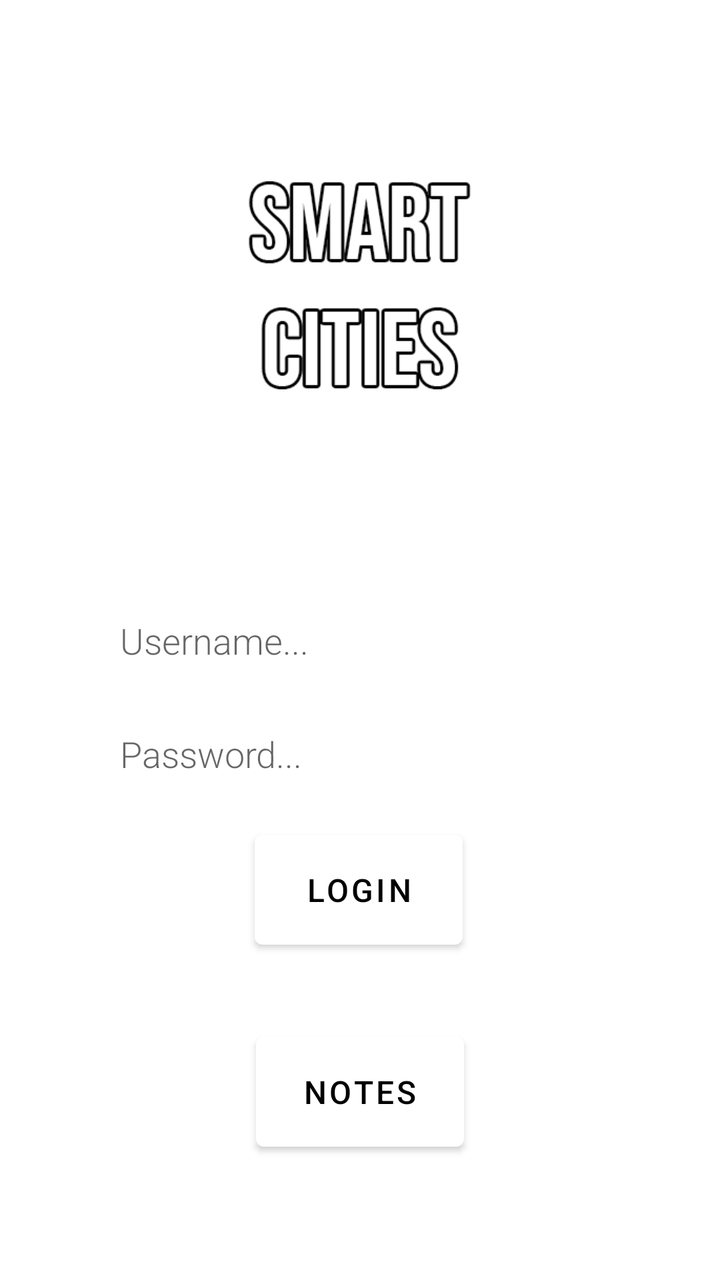
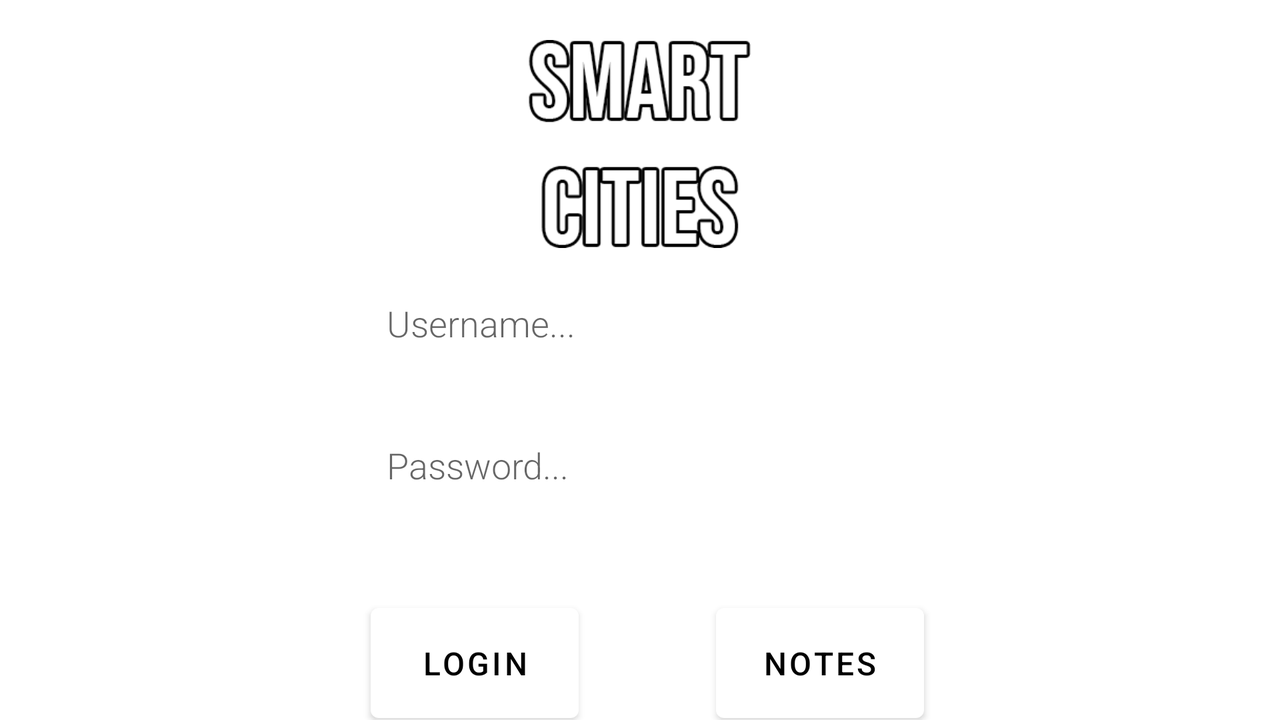

The same Android screen from two of the app's own layout files: first res/layout/ as a phone draws it, then the repository's variant for another configuration, drawn on a device whose configuration selects that folder. Both files follow.
<!-- AndroidManifest.xml: application theme Theme.CMtrab1 -->
<!-- res/layout/activity_main.xml -->
<?xml version="1.0" encoding="utf-8"?>
<androidx.constraintlayout.widget.ConstraintLayout xmlns:android="http://schemas.android.com/apk/res/android"

    xmlns:app="http://schemas.android.com/apk/res-auto"
    xmlns:tools="http://schemas.android.com/tools"
    android:layout_width="match_parent"
    android:layout_height="match_parent"
    android:background="@drawable/backgroundinicial"
    android:onClick="botaoNotas"
    tools:context=".MainActivity">


    <ImageView
        android:id="@+id/logo"
        android:layout_width="235dp"
        android:layout_height="104dp"
        app:layout_constraintBottom_toBottomOf="parent"
        app:layout_constraintEnd_toEndOf="parent"
        app:layout_constraintStart_toStartOf="parent"
        app:layout_constraintTop_toTopOf="parent"
        app:layout_constraintVertical_bias="0.169"
        app:srcCompat="@drawable/logoapp" />

    <EditText
        android:id="@+id/titulo"
        android:layout_width="250dp"
        android:layout_height="35dp"
        android:background="@color/white"
        android:fontFamily="sans-serif-light"
        android:hint="@string/password"
        android:inputType="textAutoComplete"
        android:textSize="18sp"
        app:layout_constraintBottom_toBottomOf="parent"
        app:layout_constraintEnd_toEndOf="parent"
        app:layout_constraintHorizontal_bias="0.546"
        app:layout_constraintStart_toStartOf="parent"
        app:layout_constraintTop_toTopOf="parent"
        app:layout_constraintVertical_bias="0.594" />

    <EditText
        android:id="@+id/usernameBox"
        android:layout_width="250dp"
        android:layout_height="35dp"
        android:background="@color/white"
        android:fontFamily="sans-serif-light"
        android:hint="@string/username"
        android:inputType="textAutoComplete"
        android:textSize="18sp"
        app:layout_constraintBottom_toBottomOf="parent"
        app:layout_constraintEnd_toEndOf="parent"
        app:layout_constraintHorizontal_bias="0.546"
        app:layout_constraintStart_toStartOf="parent"
        app:layout_constraintTop_toTopOf="parent" />

    <Button
        android:id="@+id/botaoLogin"
        android:layout_width="104dp"
        android:layout_height="67dp"
        android:text="Login"
        android:textColor="#000000"
        android:textSize="16sp"
        app:backgroundTint="#FFFFFF"
        app:iconTint="#FFFFFF"
        app:layout_constraintBottom_toBottomOf="parent"
        app:layout_constraintEnd_toEndOf="parent"
        app:layout_constraintHorizontal_bias="0.498"
        app:layout_constraintStart_toStartOf="parent"
        app:layout_constraintTop_toTopOf="parent"
        app:layout_constraintVertical_bias="0.718" />

    <Button
        android:id="@+id/botaoNotas"
        android:layout_width="104dp"
        android:layout_height="67dp"
        android:text="@string/notaInicial"
        android:textColor="#000000"
        android:textSize="16sp"
        app:backgroundTint="#FFFFFF"
        app:layout_constraintBottom_toBottomOf="parent"
        app:layout_constraintEnd_toEndOf="parent"
        app:layout_constraintStart_toStartOf="parent"
        app:layout_constraintTop_toTopOf="parent"
        app:layout_constraintVertical_bias="0.894" />
</androidx.constraintlayout.widget.ConstraintLayout>
<!-- resources referenced by this layout -->
<resources>
  <!-- drawable logoapp: png bitmap (drawable, 12371 bytes) -->
  <string name="notaInicial">Notes</string>
  <string name="password">Password...</string>
  <string name="username">Username...</string>
  <style name="Theme.CMtrab1" parent="Theme.MaterialComponents.DayNight.DarkActionBar">
          
          <item name="colorPrimary">@color/purple_500</item>
          <item name="colorPrimaryVariant">@color/purple_700</item>
          <item name="colorOnPrimary">@color/white</item>
          
          <item name="colorSecondary">@color/teal_200</item>
          <item name="colorSecondaryVariant">@color/teal_700</item>
          <item name="colorOnSecondary">@color/black</item>
          
          <item name="android:statusBarColor" tools:targetApi="l">?attr/colorPrimaryVariant</item>
          
      </style>
</resources>
<!-- res/layout-land/activity_main.xml (the repository's variant of the layout above) -->
<!-- drawn on the phone turned sideways -->
<?xml version="1.0" encoding="utf-8"?>
<androidx.constraintlayout.widget.ConstraintLayout xmlns:android="http://schemas.android.com/apk/res/android"

    xmlns:app="http://schemas.android.com/apk/res-auto"
    xmlns:tools="http://schemas.android.com/tools"
    android:layout_width="match_parent"
    android:layout_height="match_parent"
    android:background="@drawable/backgroundinicial"
    tools:context=".MainActivity">


    <ImageView
        android:id="@+id/logo"
        android:layout_width="235dp"
        android:layout_height="104dp"
        android:layout_marginTop="20dp"
        app:layout_constraintEnd_toEndOf="parent"
        app:layout_constraintStart_toStartOf="parent"
        app:layout_constraintTop_toTopOf="parent"
        app:srcCompat="@drawable/logoapp" />

    <EditText
        android:id="@+id/passwordBox"
        android:layout_width="250dp"
        android:layout_height="35dp"
        android:layout_marginTop="36dp"
        android:background="@color/white"
        android:fontFamily="sans-serif-light"
        android:hint="@string/password"
        android:inputType="textAutoComplete"
        android:password="true"
        android:textSize="18sp"
        app:layout_constraintEnd_toEndOf="parent"
        app:layout_constraintHorizontal_bias="0.496"
        app:layout_constraintStart_toStartOf="parent"
        app:layout_constraintTop_toBottomOf="@+id/usernameBox" />

    <EditText
        android:id="@+id/usernameBox"
        android:layout_width="250dp"
        android:layout_height="35dp"
        android:layout_marginTop="20dp"
        android:background="@color/white"
        android:fontFamily="sans-serif-light"
        android:hint="@string/username"
        android:inputType="textAutoComplete"
        android:textSize="18sp"
        app:layout_constraintEnd_toEndOf="parent"
        app:layout_constraintHorizontal_bias="0.496"
        app:layout_constraintStart_toStartOf="parent"
        app:layout_constraintTop_toBottomOf="@+id/logo" />

    <Button
        android:id="@+id/botaoLogin"
        android:layout_width="104dp"
        android:layout_height="67dp"
        android:layout_marginTop="48dp"
        android:text="Login"
        android:textColor="#000000"
        android:textSize="16sp"
        app:backgroundTint="#FFFFFF"
        app:iconTint="#FFFFFF"
        app:layout_constraintEnd_toEndOf="parent"
        app:layout_constraintHorizontal_bias="0.346"
        app:layout_constraintStart_toStartOf="parent"
        app:layout_constraintTop_toBottomOf="@+id/passwordBox" />

    <Button
        android:id="@+id/botaoNotas"
        android:layout_width="104dp"
        android:layout_height="67dp"
        android:layout_marginTop="48dp"
        android:text="@string/notaInicial"
        android:textColor="#000000"
        android:textSize="16sp"
        app:backgroundTint="#FFFFFF"
        app:layout_constraintEnd_toEndOf="parent"
        app:layout_constraintHorizontal_bias="0.279"
        app:layout_constraintStart_toEndOf="@+id/botaoLogin"
        app:layout_constraintTop_toBottomOf="@+id/passwordBox" />
</androidx.constraintlayout.widget.ConstraintLayout>
